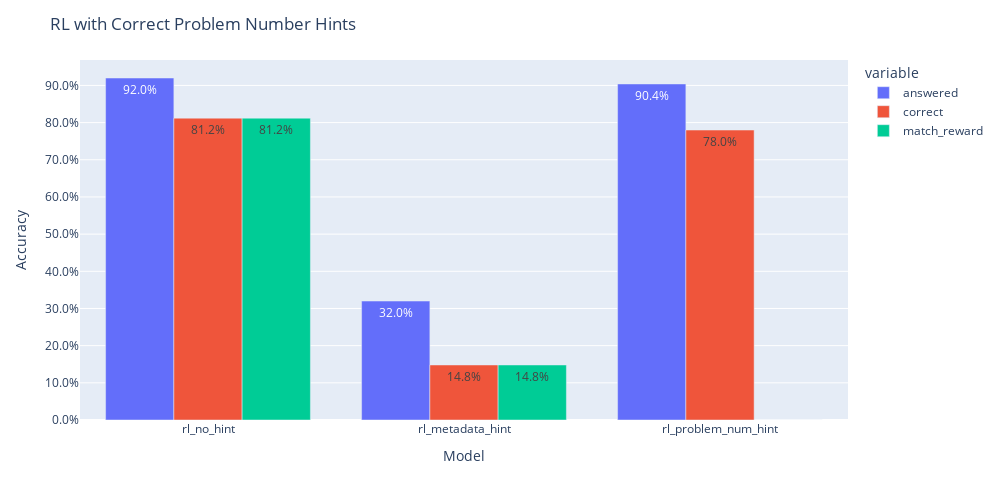

Here is the notebook cell this chart was saved with:
### Code cell
fig = px.bar(eval_summary.T.loc[eval_summary.T.index.str.contains('rl')], y=['answered', 'correct', 'match_reward'], barmode='group', text_auto=True)
fig.update_layout({
    # 'title': lora_path.split('/')[-2],
    # 'title': 'RL with Correct Metadata Hints',
    'title': 'RL with Correct Problem Number Hints',
    'width': 1000,
    'height': 500,
    'xaxis_title': 'Model',
    'yaxis_title': 'Accuracy',
    'yaxis_tickformat': '.1%'
})
fig.show()

### Figure 1 — Plotly figure (JSON) as saved in the notebook; plotly's stock layout.template omitted (floating-point values rounded to 4 significant figures)
{"data": [{"alignmentgroup": "True", "hovertemplate": "variable=answered<br>index=%{x}<br>value=%{y}<extra></extra>", "legendgroup": "answered", "marker": {"color": "#636efa", "pattern": {"shape": ""}}, "name": "answered", "offsetgroup": "answered", "orientation": "v", "showlegend": true, "textposition": "auto", "texttemplate": "%{y}", "type": "bar", "x": ["rl_no_hint", "rl_metadata_hint", "rl_problem_num_hint"], "xaxis": "x", "y": [0.92, 0.32, 0.904], "yaxis": "y"}, {"alignmentgroup": "True", "hovertemplate": "variable=correct<br>index=%{x}<br>value=%{y}<extra></extra>", "legendgroup": "correct", "marker": {"color": "#EF553B", "pattern": {"shape": ""}}, "name": "correct", "offsetgroup": "correct", "orientation": "v", "showlegend": true, "textposition": "auto", "texttemplate": "%{y}", "type": "bar", "x": ["rl_no_hint", "rl_metadata_hint", "rl_problem_num_hint"], "xaxis": "x", "y": [0.812, 0.148, 0.78], "yaxis": "y"}, {"alignmentgroup": "True", "hovertemplate": "variable=match_reward<br>index=%{x}<br>value=%{y}<extra></extra>", "legendgroup": "match_reward", "marker": {"color": "#00cc96", "pattern": {"shape": ""}}, "name": "match_reward", "offsetgroup": "match_reward", "orientation": "v", "showlegend": true, "textposition": "auto", "texttemplate": "%{y}", "type": "bar", "x": ["rl_no_hint", "rl_metadata_hint", "rl_problem_num_hint"], "xaxis": "x", "y": [0.812, 0.148, 0.0], "yaxis": "y"}], "layout": {"barmode": "group", "height": 500, "legend": {"title": {"text": "variable"}, "tracegroupgap": 0}, "margin": {"t": 60}, "title": {"text": "RL with Correct Problem Number Hints"}, "width": 1000, "xaxis": {"anchor": "y", "domain": [0, 1], "title": {"text": "Model"}}, "yaxis": {"anchor": "x", "domain": [0, 1], "tickformat": ".1%", "title": {"text": "Accuracy"}}}}
